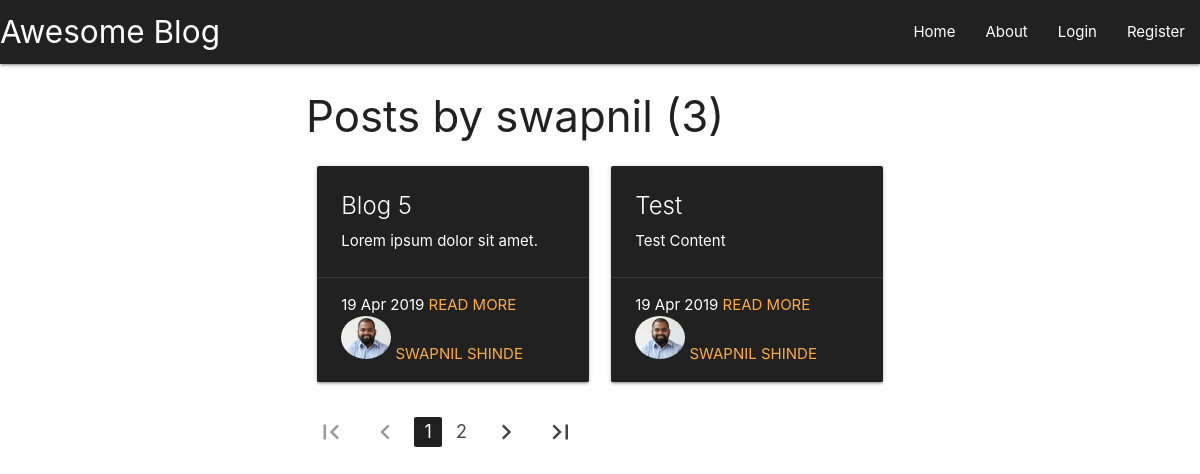
Screenshot of /user/blogs/swapnil with the database file from the repository.
### blog/models.py (models this page shows, shortened)
class Blog( models.Model ) :
	title = models.CharField( max_length = 200 )
	content = models.TextField()
	date_posted = models.DateTimeField( default = timezone.now )
	author = models.ForeignKey( User, on_delete = models.CASCADE )
	class Meta :
		verbose_name_plural = 'Blog'

### users/models.py (models this page shows, shortened)
class Profile( models.Model ) :
	user = models.OneToOneField( User, on_delete = models.CASCADE )
	user_image = models.ImageField( default = "default.jpg", upload_to = "profile_pics" )

### blog/views.py (the view)
# urls.py: path( 'user/blogs/<str:username>', UsersBlogsListView.as_view(), name = "users_blogs" ),
class UsersBlogsListView( ListView ) :
	model = Blog
	template_name = "blog/users_blogs.html"
	context_object_name = 'blogs'
	paginate_by = 2
	def get_queryset( self ):
		user = get_object_or_404( User, username = self.kwargs.get('username'))
		return Blog.objects.filter( author = user ).order_by( '-date_posted' )

### blog/templates/blog/users_blogs.html
{% extends "blog/header.html" %}
{% block content %}
	<div class="container">
		<h3>Posts by {{view.kwargs.username}} ({{ page_obj.paginator.count }})</h3>
		<div class="row">
			{% for blog in blogs %}
				<div class="col s12 m6">
					<div class="card grey darken-4">
						<div class="card-content white-text">
							<span class="card-title">
								{{ blog.title }}
							</span>
							<p>
								{{ blog.content|safe }}
							</p>
						</div>
						<div class="card-action white-text">
							<span>
								{{ blog.date_posted | date:"d M Y" }}
							</span>
							<a href="{% url 'show_blog' blog.id %}">Read More</a>
							<div>
								<img src="{{ blog.author.profile.user_image.url }}" alt="" class="circle responsive-img" width="50px" height="50px">
								<a href="{% url 'users_blogs' blog.author.username %}">{{ blog.author.first_name }} {{ blog.author.last_name }}</a>
							</div>
						</div>
					</div>
				</div>
			{% endfor %}
		</div>
		{% if is_paginated %}
			<ul class="pagination">
				{% if page_obj.has_previous %}
					<li class="waves-effect"><a href="?page=1"><i class="material-icons">first_page</i></a></li>
					<li class=""><a href="?page={{ page_obj.previous_page_number }}"><i class="material-icons">navigate_before</i></a></li>
				{% else %}
					<li class="disabled"><a href="#"><i class="material-icons">first_page</i></a></li>
					<li class="disabled"><a href="#"><i class="material-icons">navigate_before</i></a></li>
				{% endif %}
				{% for page_number in page_obj.paginator.page_range %}
					{% if page_number == page_obj.number %}
						<li class="waves-effect active grey darken-4"><a href="?page={{page_number}}">{{page_number}}</a></li>
					{% elif page_number > page_obj.number|add:'-2' and page_number < page_obj.number|add:'2' %}
						<li class="waves-effect"><a href="?page={{page_number}}">{{page_number}}</a></li>
					{% endif %}
				{% endfor %}
				{% if page_obj.has_next %}
					<li class=""><a href="?page={{ page_obj.next_page_number }}"><i class="material-icons">navigate_next</i></a></li>
					<li class="waves-effect"><a href="?page={{ page_obj.paginator.num_pages }}"><i class="material-icons">last_page</i></a></li>
				{% else %}
					<li class="disabled"><a href="#"><i class="material-icons">navigate_next</i></a></li>
					<li class="disabled"><a href="#"><i class="material-icons">last_page</i></a></li>
				{% endif %}
			</ul>
		{% endif %}
	</div>
{% endblock %}

### rows the page displays
Blog: title "Blog 5", content "Lorem ipsum dolor sit amet.", date_posted "19 Apr 2019", author.profile.user_image (placeholder picture), author.first_name "SWAPNIL", author.last_name "SHINDE"
Blog: title "Test", content "Test Content", date_posted "19 Apr 2019", author.profile.user_image (placeholder picture), author.first_name "SWAPNIL", author.last_name "SHINDE"

### other values shown
{{ view.kwargs.username }} "swapnil"
{{ page_obj.paginator.count }} "3"
{{ page_number }} "1"
{{ page_number }} "2"
